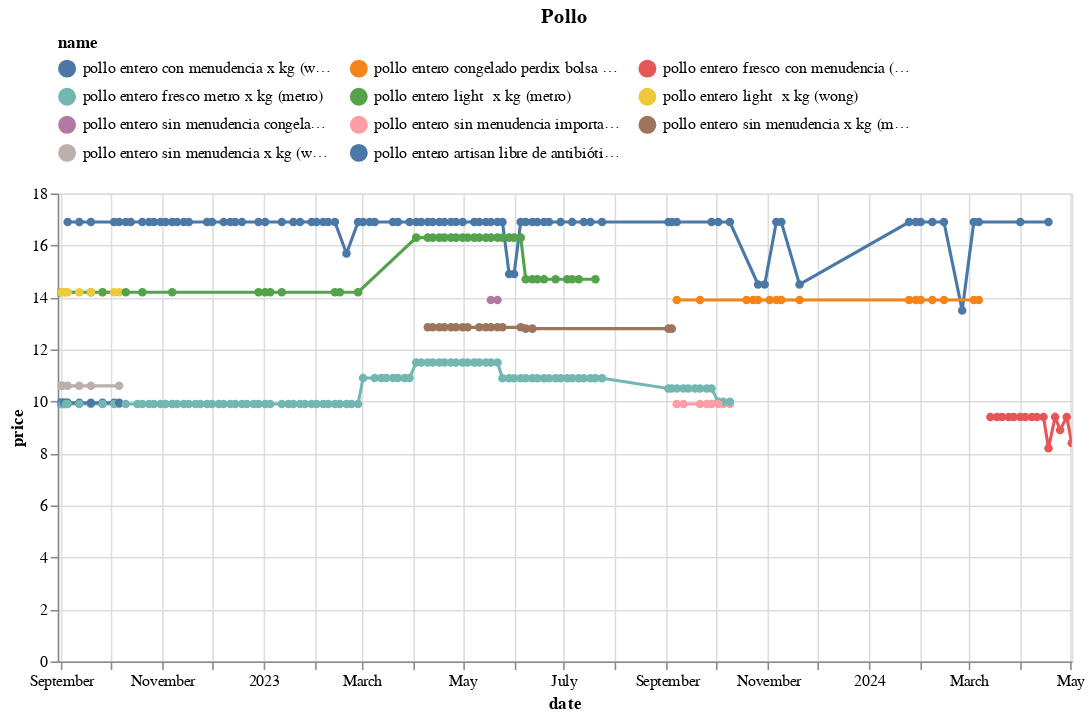

This figure's notebook cell:
### Code cell
(df
 .loc[df.name.isin(names)]
 .pipe(alt.Chart)
 .mark_line(point=True)
 .encode(x='date', y='price', color='name', tooltip=['name','price'])
 .properties(width=650, title='Pollo')
 .interactive()
 .configure_legend(orient='top', columns=3)
)

### Figure 1 — Vega-Lite specification as saved in the notebook (floating-point values rounded to 4 significant figures; data arrays with more than 128 entries replaced by an {"elided": "..."} marker saying what was removed)
{"config": {"view": {"continuousWidth": 300, "continuousHeight": 300}, "legend": {"columns": 3, "orient": "top"}}, "data": {"name": "data-93356355ff0bc41427124f2f1276b37e"}, "mark": {"type": "line", "point": true}, "encoding": {"color": {"field": "name", "type": "nominal"}, "tooltip": [{"field": "name", "type": "nominal"}, {"field": "price", "type": "quantitative"}], "x": {"field": "date", "type": "temporal"}, "y": {"field": "price", "type": "quantitative"}}, "params": [{"name": "param_13", "select": {"type": "interval", "encodings": ["x", "y"]}, "bind": "scales"}], "title": "Pollo", "width": 650, "$schema": "https://vega.github.io/schema/vega-lite/v5.17.0.json", "datasets": {"data-93356355ff0bc41427124f2f1276b37e": {"elided": "322 records"}}}
